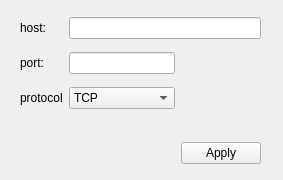
<?xml version="1.0" encoding="UTF-8"?>
<ui version="4.0">
 <class>Form</class>
 <widget class="QWidget" name="Form">
  <property name="geometry">
   <rect>
    <x>0</x>
    <y>0</y>
    <width>283</width>
    <height>180</height>
   </rect>
  </property>
  <property name="windowTitle">
   <string>Form</string>
  </property>
  <widget class="QWidget" name="gridLayoutWidget">
   <property name="geometry">
    <rect>
     <x>20</x>
     <y>10</y>
     <width>241</width>
     <height>161</height>
    </rect>
   </property>
   <layout class="QGridLayout" name="gridLayout">
    <item row="3" column="0">
     <widget class="QLabel" name="protocolL">
      <property name="text">
       <string>protocol</string>
      </property>
     </widget>
    </item>
    <item row="2" column="2">
     <spacer name="horizontalSpacer">
      <property name="orientation">
       <enum>Qt::Horizontal</enum>
      </property>
      <property name="sizeHint" stdset="0">
       <size>
        <width>40</width>
        <height>20</height>
       </size>
      </property>
     </spacer>
    </item>
    <item row="4" column="0" colspan="3">
     <spacer name="horizontalSpacer_3">
      <property name="orientation">
       <enum>Qt::Horizontal</enum>
      </property>
      <property name="sizeHint" stdset="0">
       <size>
        <width>40</width>
        <height>20</height>
       </size>
      </property>
     </spacer>
    </item>
    <item row="0" column="0">
     <widget class="QLabel" name="hostLabel">
      <property name="text">
       <string>host:</string>
      </property>
     </widget>
    </item>
    <item row="3" column="1">
     <widget class="QComboBox" name="protocolCB">
      <item>
       <property name="text">
        <string>TCP</string>
       </property>
      </item>
      <item>
       <property name="text">
        <string>UDP</string>
       </property>
      </item>
     </widget>
    </item>
    <item row="0" column="1" colspan="2">
     <widget class="QLineEdit" name="hostLE"/>
    </item>
    <item row="2" column="0">
     <widget class="QLabel" name="portLabel">
      <property name="text">
       <string>port:</string>
      </property>
     </widget>
    </item>
    <item row="3" column="2">
     <spacer name="horizontalSpacer_2">
      <property name="orientation">
       <enum>Qt::Horizontal</enum>
      </property>
      <property name="sizeHint" stdset="0">
       <size>
        <width>40</width>
        <height>20</height>
       </size>
      </property>
     </spacer>
    </item>
    <item row="2" column="1">
     <widget class="QLineEdit" name="portLE"/>
    </item>
    <item row="5" column="2">
     <widget class="QPushButton" name="applyPB">
      <property name="text">
       <string>Apply</string>
      </property>
     </widget>
    </item>
   </layout>
  </widget>
 </widget>
 <resources/>
 <connections/>
</ui>
